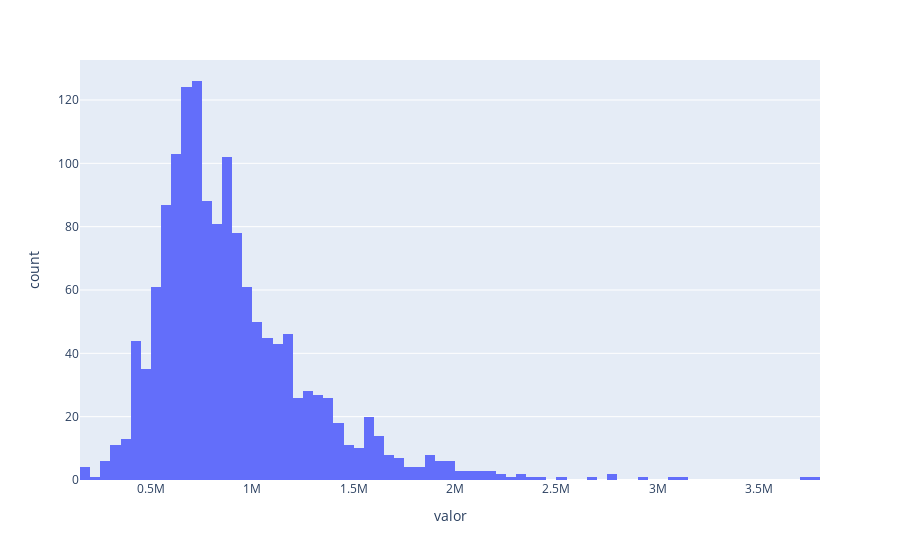

The notebook cell this image was saved under:
### Markdown cell above
# Gráfico histograma

### Code cell
px.histogram(dados, x="valor")

### Figure 1 — Plotly figure (JSON) as saved in the notebook; plotly's stock layout.template omitted (floating-point values rounded to 4 significant figures; data arrays with more than 128 entries replaced by an {"elided": "..."} marker saying what was removed)
{"data": [{"alignmentgroup": "True", "bingroup": "x", "hovertemplate": "valor=%{x}<br>count=%{y}<extra></extra>", "legendgroup": "", "marker": {"color": "#636efa", "pattern": {"shape": ""}}, "name": "", "offsetgroup": "", "orientation": "v", "showlegend": false, "type": "histogram", "x": {"elided": "1460 int values"}, "xaxis": "x", "yaxis": "y"}], "layout": {"barmode": "relative", "legend": {"tracegroupgap": 0}, "margin": {"t": 60}, "xaxis": {"anchor": "y", "domain": [0, 1], "title": {"text": "valor"}}, "yaxis": {"anchor": "x", "domain": [0, 1], "title": {"text": "count"}}}}
